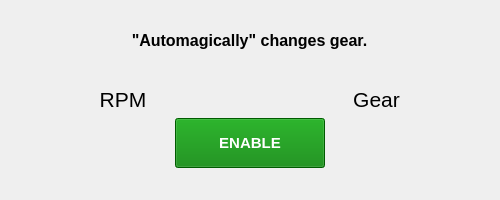
<?xml version="1.0" encoding="UTF-8"?>
<ui version="4.0">
 <class>AutoshifterWidget</class>
 <widget class="QWidget" name="AutoshifterWidget">
  <property name="geometry">
   <rect>
    <x>0</x>
    <y>0</y>
    <width>500</width>
    <height>200</height>
   </rect>
  </property>
  <property name="windowTitle">
   <string>Autoshifter</string>
  </property>
  <widget class="QWidget" name="verticalLayoutWidget">
   <property name="geometry">
    <rect>
     <x>-1</x>
     <y>-1</y>
     <width>501</width>
     <height>201</height>
    </rect>
   </property>
   <layout class="QVBoxLayout" name="verticalLayout">
    <property name="spacing">
     <number>6</number>
    </property>
    <property name="topMargin">
     <number>0</number>
    </property>
    <property name="bottomMargin">
     <number>0</number>
    </property>
    <item>
     <spacer name="verticalSpacer_3">
      <property name="orientation">
       <enum>Qt::Vertical</enum>
      </property>
      <property name="sizeHint" stdset="0">
       <size>
        <width>20</width>
        <height>40</height>
       </size>
      </property>
     </spacer>
    </item>
    <item>
     <widget class="QLabel" name="label">
      <property name="font">
       <font>
        <pointsize>12</pointsize>
        <weight>75</weight>
        <bold>true</bold>
       </font>
      </property>
      <property name="text">
       <string>&quot;Automagically&quot; changes gear.</string>
      </property>
      <property name="scaledContents">
       <bool>true</bool>
      </property>
      <property name="alignment">
       <set>Qt::AlignCenter</set>
      </property>
      <property name="wordWrap">
       <bool>true</bool>
      </property>
     </widget>
    </item>
    <item>
     <spacer name="verticalSpacer_4">
      <property name="orientation">
       <enum>Qt::Vertical</enum>
      </property>
      <property name="sizeHint" stdset="0">
       <size>
        <width>20</width>
        <height>40</height>
       </size>
      </property>
     </spacer>
    </item>
    <item>
     <layout class="QHBoxLayout" name="horizontalLayout">
      <property name="topMargin">
       <number>0</number>
      </property>
      <item>
       <widget class="QLabel" name="RPM_Label">
        <property name="font">
         <font>
          <pointsize>16</pointsize>
         </font>
        </property>
        <property name="text">
         <string>RPM</string>
        </property>
        <property name="alignment">
         <set>Qt::AlignCenter</set>
        </property>
       </widget>
      </item>
      <item>
       <widget class="QLabel" name="CurrentGear_Label">
        <property name="font">
         <font>
          <pointsize>16</pointsize>
         </font>
        </property>
        <property name="text">
         <string>Gear</string>
        </property>
        <property name="alignment">
         <set>Qt::AlignCenter</set>
        </property>
       </widget>
      </item>
     </layout>
    </item>
    <item>
     <layout class="QHBoxLayout" name="horizontalLayout_2">
      <item>
       <spacer name="horizontalSpacer">
        <property name="orientation">
         <enum>Qt::Horizontal</enum>
        </property>
        <property name="sizeHint" stdset="0">
         <size>
          <width>40</width>
          <height>20</height>
         </size>
        </property>
       </spacer>
      </item>
      <item>
       <widget class="QPushButton" name="pushButton">
        <property name="minimumSize">
         <size>
          <width>150</width>
          <height>50</height>
         </size>
        </property>
        <property name="font">
         <font>
          <pointsize>11</pointsize>
          <weight>75</weight>
          <bold>true</bold>
         </font>
        </property>
        <property name="styleSheet">
         <string notr="true">QPushButton { background: green; color: white; }</string>
        </property>
        <property name="text">
         <string>ENABLE</string>
        </property>
       </widget>
      </item>
      <item>
       <spacer name="horizontalSpacer_2">
        <property name="orientation">
         <enum>Qt::Horizontal</enum>
        </property>
        <property name="sizeHint" stdset="0">
         <size>
          <width>40</width>
          <height>20</height>
         </size>
        </property>
       </spacer>
      </item>
     </layout>
    </item>
    <item>
     <spacer name="verticalSpacer_2">
      <property name="orientation">
       <enum>Qt::Vertical</enum>
      </property>
      <property name="sizeHint" stdset="0">
       <size>
        <width>20</width>
        <height>40</height>
       </size>
      </property>
     </spacer>
    </item>
   </layout>
  </widget>
 </widget>
 <resources/>
 <connections/>
</ui>
